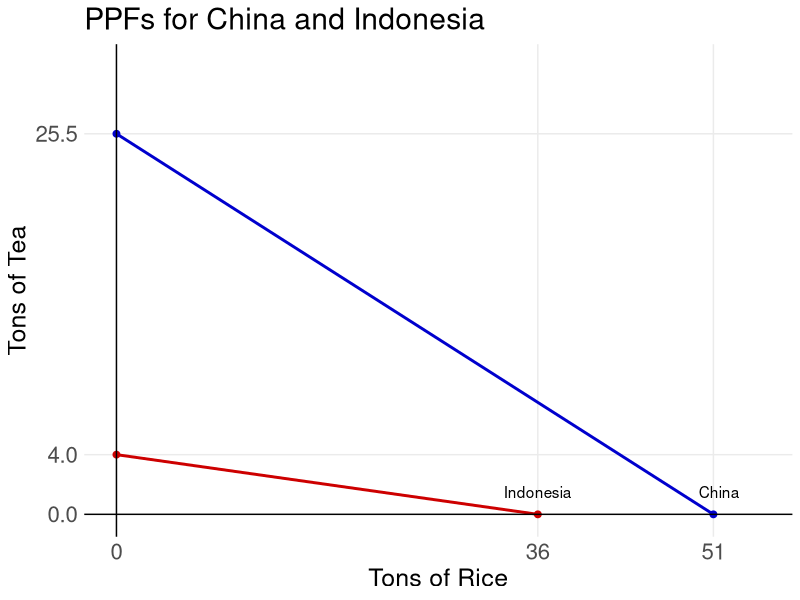
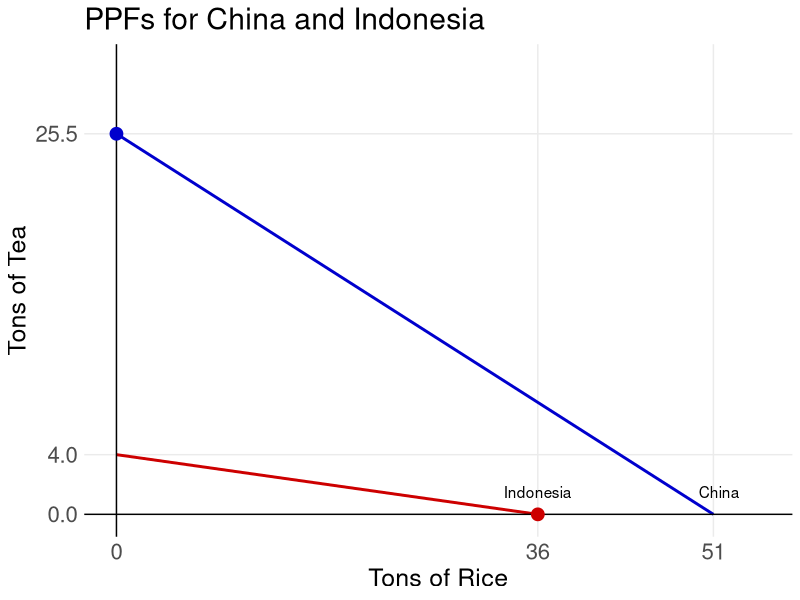
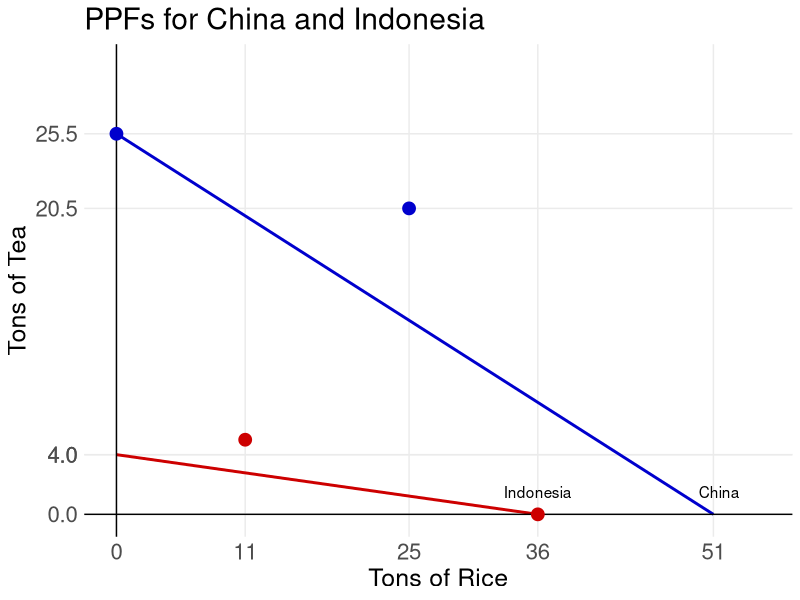
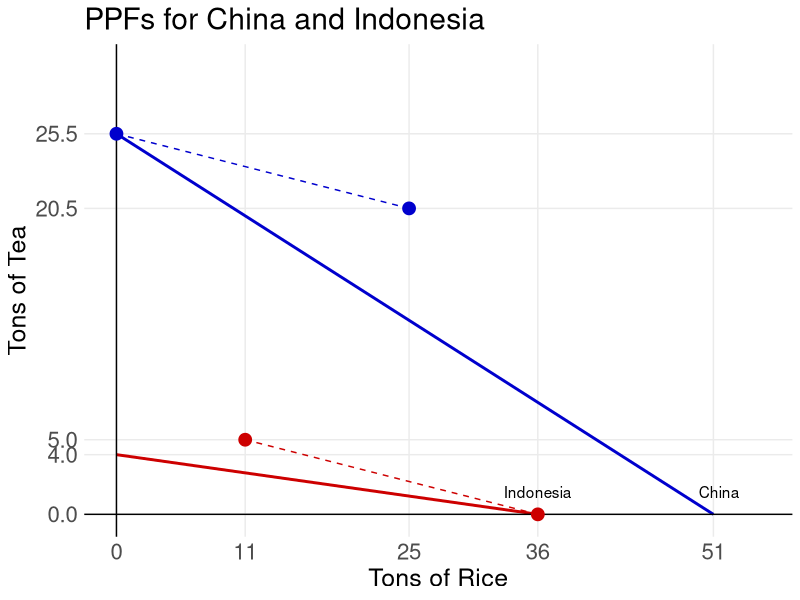

Write R code to recreate these figures, in order.
## ---- chunk 1
library(tidyverse)

china_rice <- c(0,51)
china_tea <- c(25.5, 0)

indonesia_rice <- c(0,36)
indonesia_tea <- c(4,0)
## ---- chunk 2
ggplot()+
  geom_line(aes(x = china_rice, y = china_tea), color = "blue3", linewidth = 1)+
  geom_line(aes(x = indonesia_rice, y = indonesia_tea),
            color = "red3", linewidth = 1)+
  geom_point(aes(x = china_rice, y = china_tea), size = 2, color = "blue3")+
  geom_point(aes(x = indonesia_rice, y = indonesia_tea),
             size = 2, color = "red3")+
  theme_minimal()+
  geom_vline(xintercept = 0)+
  geom_hline(yintercept = 0)+
  labs(x = "Tons of Rice", y = "Tons of Tea",
       title ="PPFs for China and Indonesia")+
  scale_x_continuous(breaks = c(0,36,51), limit = c(0,55))+
  scale_y_continuous(breaks = c(0,4, 25.5), limit = c(0, 30))+
  theme(text = element_text(size = 18),
        panel.grid.minor = element_blank(),
        axis.text = element_text(size = 16))+
  annotate("text", x = 51.5, y = 1.5, label ="China")+
  annotate("text", x = 36, y = 1.5, label = "Indonesia")
## ---- chunk 3
ggplot()+
  geom_line(aes(x = china_rice, y = china_tea), color = "blue3", linewidth = 1)+
  geom_line(aes(x = indonesia_rice, y = indonesia_tea),
            color = "red3", linewidth = 1)+
  theme_minimal()+
  geom_vline(xintercept = 0)+
  geom_hline(yintercept = 0)+
  labs(x = "Tons of Rice", y = "Tons of Tea",
       title ="PPFs for China and Indonesia")+
  scale_x_continuous(breaks = c(0,36,51), limit = c(0,55))+
  scale_y_continuous(breaks = c(0,4, 25.5), limit = c(0, 30))+
  theme(text = element_text(size = 18),
        panel.grid.minor = element_blank(),
        axis.text = element_text(size = 16))+
  annotate("text", x = 51.5, y = 1.5, label ="China")+
  annotate("text", x = 36, y = 1.5, label = "Indonesia")+
  annotate("point", x = 36, y = 0, size = 4, color = "red3")+
  annotate("point", x = 0, y = 25.5, size = 4, color = "blue3")
## ---- chunk 4
ggplot()+
  geom_line(aes(x = china_rice, y = china_tea), color = "blue3", linewidth = 1)+
  geom_line(aes(x = indonesia_rice, y = indonesia_tea),
            color = "red3", linewidth = 1)+
  theme_minimal()+
  geom_vline(xintercept = 0)+
  geom_hline(yintercept = 0)+
  labs(x = "Tons of Rice", y = "Tons of Tea",
       title ="PPFs for China and Indonesia")+
  scale_x_continuous(breaks = c(0,11,25,36,51), limit = c(0,55))+
  scale_y_continuous(breaks = c(0,4,4,20.5, 25.5), limit = c(0, 30))+
  theme(text = element_text(size = 18),
        panel.grid.minor = element_blank(),
        axis.text = element_text(size = 16))+
  annotate("text", x = 51.5, y = 1.5, label ="China")+
  annotate("text", x = 36, y = 1.5, label = "Indonesia")+
  annotate("point", x = 36, y = 0, size = 4, color = "red3")+
  annotate("point", x = 0, y = 25.5, size = 4, color = "blue3")+
  annotate("point", x = 11, y = 5, size = 4, color = "red3")+
  annotate("point", x = 25, y = 20.5, size = 4, color = "blue3")
## ---- chunk 5
ggplot()+
  geom_line(aes(x = china_rice, y = china_tea), color = "blue3", linewidth = 1)+
  geom_line(aes(x = indonesia_rice, y = indonesia_tea),
            color = "red3", linewidth = 1)+
  theme_minimal()+
  geom_vline(xintercept = 0)+
  geom_hline(yintercept = 0)+
  labs(x = "Tons of Rice", y = "Tons of Tea",
       title ="PPFs for China and Indonesia")+
  scale_x_continuous(breaks = c(0,11,25,36,51), limit = c(0,55))+
  scale_y_continuous(breaks = c(0,4,5,20.5, 25.5), limit = c(0, 30))+
  theme(text = element_text(size = 18),
        panel.grid.minor = element_blank(),
        axis.text = element_text(size = 16))+
  annotate("text", x = 51.5, y = 1.5, label ="China")+
  annotate("text", x = 36, y = 1.5, label = "Indonesia")+
  annotate("point", x = 36, y = 0, size = 4, color = "red3")+
  annotate("point", x = 0, y = 25.5, size = 4, color = "blue3")+
  annotate("point", x = 11, y = 5, size = 4, color = "red3")+
  annotate("point", x = 25, y = 20.5, size = 4, color = "blue3")+
  annotate("segment", x = 36, y = 0, xend = 11, yend = 5,
           linetype = 2, color = "red3")+
  annotate("segment", x =0, y = 25.5, xend = 25, yend = 20.5,
           linetype = 2, color = "blue3")
